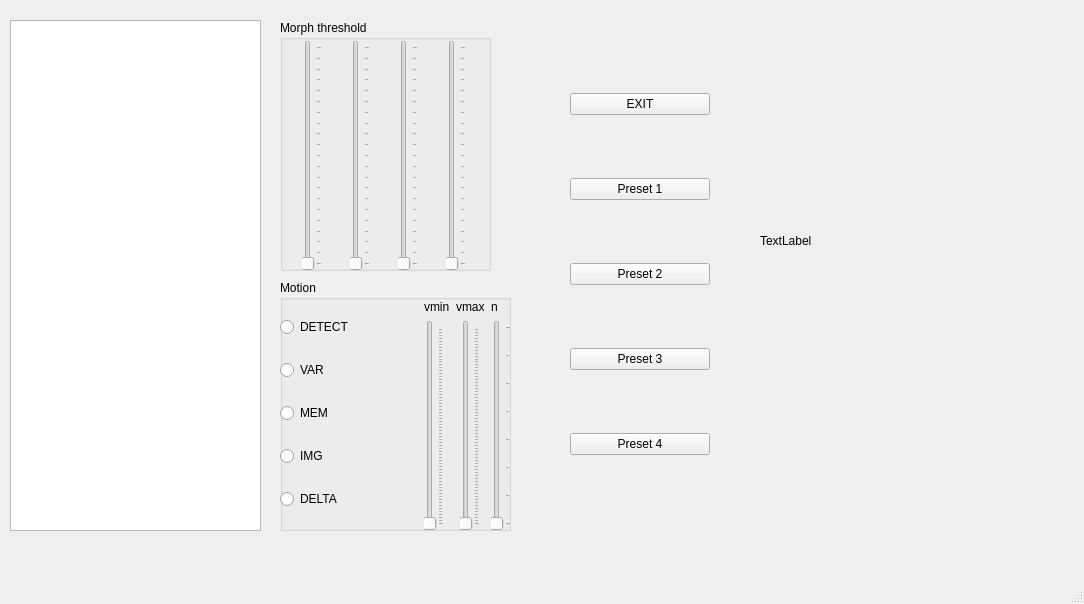
<?xml version="1.0" encoding="UTF-8"?>
<ui version="4.0">
 <class>MainWindow</class>
 <widget class="QMainWindow" name="MainWindow">
  <property name="geometry">
   <rect>
    <x>0</x>
    <y>0</y>
    <width>1084</width>
    <height>604</height>
   </rect>
  </property>
  <property name="windowTitle">
   <string>MainWindow</string>
  </property>
  <widget class="QWidget" name="centralwidget">
   <widget class="QListWidget" name="enable">
    <property name="geometry">
     <rect>
      <x>10</x>
      <y>20</y>
      <width>251</width>
      <height>511</height>
     </rect>
    </property>
    <property name="selectionMode">
     <enum>QAbstractItemView::NoSelection</enum>
    </property>
   </widget>
   <widget class="QGroupBox" name="groupBox">
    <property name="geometry">
     <rect>
      <x>280</x>
      <y>20</y>
      <width>211</width>
      <height>251</height>
     </rect>
    </property>
    <property name="title">
     <string>Morph threshold</string>
    </property>
    <widget class="QWidget" name="horizontalLayoutWidget">
     <property name="geometry">
      <rect>
       <x>0</x>
       <y>20</y>
       <width>211</width>
       <height>231</height>
      </rect>
     </property>
     <layout class="QHBoxLayout" name="slides">
      <item>
       <widget class="QSlider" name="morph_th">
        <property name="minimum">
         <number>1</number>
        </property>
        <property name="maximum">
         <number>21</number>
        </property>
        <property name="pageStep">
         <number>4</number>
        </property>
        <property name="orientation">
         <enum>Qt::Vertical</enum>
        </property>
        <property name="invertedAppearance">
         <bool>false</bool>
        </property>
        <property name="invertedControls">
         <bool>false</bool>
        </property>
        <property name="tickPosition">
         <enum>QSlider::TicksBelow</enum>
        </property>
        <property name="tickInterval">
         <number>1</number>
        </property>
       </widget>
      </item>
      <item>
       <widget class="QSlider" name="morph_th_2">
        <property name="minimum">
         <number>1</number>
        </property>
        <property name="maximum">
         <number>21</number>
        </property>
        <property name="pageStep">
         <number>4</number>
        </property>
        <property name="orientation">
         <enum>Qt::Vertical</enum>
        </property>
        <property name="invertedAppearance">
         <bool>false</bool>
        </property>
        <property name="invertedControls">
         <bool>false</bool>
        </property>
        <property name="tickPosition">
         <enum>QSlider::TicksBelow</enum>
        </property>
        <property name="tickInterval">
         <number>1</number>
        </property>
       </widget>
      </item>
      <item>
       <widget class="QSlider" name="morph_th_3">
        <property name="minimum">
         <number>1</number>
        </property>
        <property name="maximum">
         <number>21</number>
        </property>
        <property name="pageStep">
         <number>4</number>
        </property>
        <property name="orientation">
         <enum>Qt::Vertical</enum>
        </property>
        <property name="invertedAppearance">
         <bool>false</bool>
        </property>
        <property name="invertedControls">
         <bool>false</bool>
        </property>
        <property name="tickPosition">
         <enum>QSlider::TicksBelow</enum>
        </property>
        <property name="tickInterval">
         <number>1</number>
        </property>
       </widget>
      </item>
      <item>
       <widget class="QSlider" name="morph_th_4">
        <property name="minimum">
         <number>1</number>
        </property>
        <property name="maximum">
         <number>21</number>
        </property>
        <property name="pageStep">
         <number>4</number>
        </property>
        <property name="orientation">
         <enum>Qt::Vertical</enum>
        </property>
        <property name="invertedAppearance">
         <bool>false</bool>
        </property>
        <property name="invertedControls">
         <bool>false</bool>
        </property>
        <property name="tickPosition">
         <enum>QSlider::TicksBelow</enum>
        </property>
        <property name="tickInterval">
         <number>1</number>
        </property>
       </widget>
      </item>
     </layout>
    </widget>
   </widget>
   <widget class="QGroupBox" name="groupBox_2">
    <property name="geometry">
     <rect>
      <x>280</x>
      <y>280</y>
      <width>231</width>
      <height>251</height>
     </rect>
    </property>
    <property name="title">
     <string>Motion</string>
    </property>
    <widget class="QWidget" name="horizontalLayoutWidget_4">
     <property name="geometry">
      <rect>
       <x>0</x>
       <y>20</y>
       <width>231</width>
       <height>231</height>
      </rect>
     </property>
     <layout class="QHBoxLayout" name="horizontalLayout_4">
      <item>
       <layout class="QHBoxLayout" name="horizontalLayout_2">
        <item>
         <layout class="QVBoxLayout" name="verticalLayout">
          <item>
           <widget class="QRadioButton" name="radioButton">
            <property name="text">
             <string>DETECT</string>
            </property>
           </widget>
          </item>
          <item>
           <widget class="QRadioButton" name="radioButton_2">
            <property name="text">
             <string>VAR</string>
            </property>
           </widget>
          </item>
          <item>
           <widget class="QRadioButton" name="radioButton_3">
            <property name="text">
             <string>MEM</string>
            </property>
           </widget>
          </item>
          <item>
           <widget class="QRadioButton" name="radioButton_4">
            <property name="text">
             <string>IMG</string>
            </property>
           </widget>
          </item>
          <item>
           <widget class="QRadioButton" name="radioButton_5">
            <property name="text">
             <string>DELTA</string>
            </property>
           </widget>
          </item>
         </layout>
        </item>
       </layout>
      </item>
      <item>
       <layout class="QGridLayout" name="gridLayout">
        <item row="0" column="1">
         <widget class="QLabel" name="label_2">
          <property name="text">
           <string>vmax</string>
          </property>
         </widget>
        </item>
        <item row="0" column="2">
         <widget class="QLabel" name="label_3">
          <property name="text">
           <string>n</string>
          </property>
         </widget>
        </item>
        <item row="1" column="1">
         <layout class="QHBoxLayout" name="horizontalLayout">
          <item>
           <widget class="QSlider" name="motion_p23">
            <property name="minimum">
             <number>0</number>
            </property>
            <property name="maximum">
             <number>65535</number>
            </property>
            <property name="singleStep">
             <number>1</number>
            </property>
            <property name="pageStep">
             <number>256</number>
            </property>
            <property name="orientation">
             <enum>Qt::Vertical</enum>
            </property>
            <property name="invertedAppearance">
             <bool>false</bool>
            </property>
            <property name="invertedControls">
             <bool>false</bool>
            </property>
            <property name="tickPosition">
             <enum>QSlider::TicksBelow</enum>
            </property>
            <property name="tickInterval">
             <number>1000</number>
            </property>
           </widget>
          </item>
         </layout>
        </item>
        <item row="1" column="2">
         <layout class="QHBoxLayout" name="horizontalLayout_3">
          <item>
           <widget class="QSlider" name="motion_p4">
            <property name="minimum">
             <number>0</number>
            </property>
            <property name="maximum">
             <number>7</number>
            </property>
            <property name="pageStep">
             <number>1</number>
            </property>
            <property name="orientation">
             <enum>Qt::Vertical</enum>
            </property>
            <property name="invertedAppearance">
             <bool>false</bool>
            </property>
            <property name="invertedControls">
             <bool>false</bool>
            </property>
            <property name="tickPosition">
             <enum>QSlider::TicksBelow</enum>
            </property>
            <property name="tickInterval">
             <number>1</number>
            </property>
           </widget>
          </item>
         </layout>
        </item>
        <item row="1" column="0">
         <widget class="QSlider" name="motion_p01">
          <property name="minimum">
           <number>0</number>
          </property>
          <property name="maximum">
           <number>65535</number>
          </property>
          <property name="pageStep">
           <number>256</number>
          </property>
          <property name="orientation">
           <enum>Qt::Vertical</enum>
          </property>
          <property name="invertedAppearance">
           <bool>false</bool>
          </property>
          <property name="invertedControls">
           <bool>false</bool>
          </property>
          <property name="tickPosition">
           <enum>QSlider::TicksBelow</enum>
          </property>
          <property name="tickInterval">
           <number>1000</number>
          </property>
         </widget>
        </item>
        <item row="0" column="0">
         <widget class="QLabel" name="label">
          <property name="text">
           <string>vmin</string>
          </property>
         </widget>
        </item>
       </layout>
      </item>
     </layout>
    </widget>
   </widget>
   <widget class="QWidget" name="verticalLayoutWidget">
    <property name="geometry">
     <rect>
      <x>560</x>
      <y>30</y>
      <width>160</width>
      <height>491</height>
     </rect>
    </property>
    <layout class="QVBoxLayout" name="verticalLayout_2">
     <property name="spacing">
      <number>10</number>
     </property>
     <property name="margin">
      <number>10</number>
     </property>
     <item>
      <widget class="QPushButton" name="pushButton_exit">
       <property name="text">
        <string>EXIT</string>
       </property>
       <property name="flat">
        <bool>false</bool>
       </property>
      </widget>
     </item>
     <item>
      <widget class="QPushButton" name="preset_1">
       <property name="text">
        <string>Preset 1</string>
       </property>
      </widget>
     </item>
     <item>
      <widget class="QPushButton" name="preset_2">
       <property name="text">
        <string>Preset 2</string>
       </property>
      </widget>
     </item>
     <item>
      <widget class="QPushButton" name="preset_3">
       <property name="text">
        <string>Preset 3</string>
       </property>
      </widget>
     </item>
     <item>
      <widget class="QPushButton" name="preset_4">
       <property name="text">
        <string>Preset 4</string>
       </property>
      </widget>
     </item>
    </layout>
   </widget>
   <widget class="QLabel" name="label_pic">
    <property name="geometry">
     <rect>
      <x>760</x>
      <y>40</y>
      <width>271</width>
      <height>401</height>
     </rect>
    </property>
    <property name="text">
     <string>TextLabel</string>
    </property>
   </widget>
  </widget>
  <widget class="QMenuBar" name="menubar">
   <property name="geometry">
    <rect>
     <x>0</x>
     <y>0</y>
     <width>1084</width>
     <height>29</height>
    </rect>
   </property>
  </widget>
  <widget class="QStatusBar" name="statusbar"/>
 </widget>
 <resources/>
 <connections/>
</ui>
